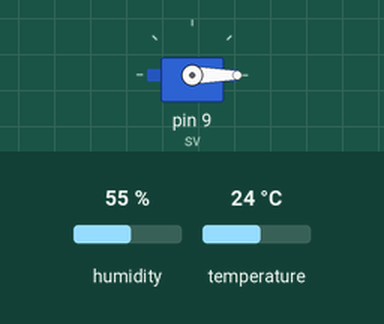
Recording of a sketch running on a simulated Arduino Uno, built with avr-gcc and run on an emulated ATmega328P. Shown: servo. Inputs (shaded band) come from the test bench; at power-on: humidity 55 %, temperature 24 °C. What the sketch prints to the serial monitor is not drawn.

Above: at 2.2 s.
2.3 s: humidity set to 74 %
6.0 s: humidity set to 77 %
At 6.0 s:
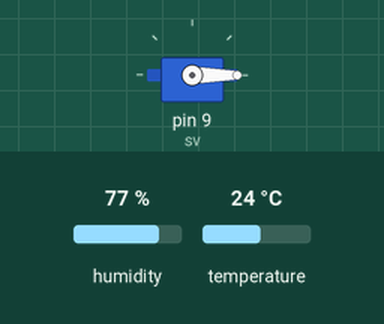
Timing chart, 0 to 9.0 s (numbered marks = the images above; inputs shaded):
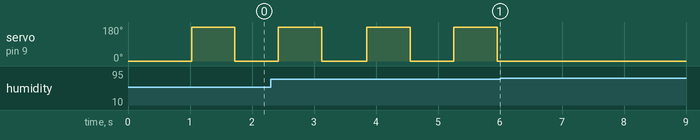

The sketch:

servo-ndda.ino
```cpp
#include <DHT.h>
#include <Servo.h>

#define DHTPin 4
#define DHTType DHT11

DHT dht(DHTPin, DHTType);
Servo sv;

void setup() {
  Serial.begin(9600);
  dht.begin();
  sv.attach(9);
  sv.write(0);
  delay(1000);
}

void loop() {
  float hum = dht.readHumidity();
  float tempC = dht.readTemperature();
  float tempF = dht.readTemperature(true);

  if (isnan(hum) || isnan(tempC) || isnan(tempF)) {
    delay(2000);
    return;
  }

  Serial.print("Độ ẩm: ");
  Serial.print(hum, 1);
  Serial.print(" %\tNhiệt độ: ");
  Serial.print(tempC, 1);
  Serial.print(" °C\t");
  Serial.print(tempF, 1);
  Serial.println(" °F");

  if (hum > 75) {
    sv.write(0);
    delay(300);
    sv.write(0);
    delay(300);
  } else {
    sv.write(180);
    delay(700);
    sv.write(0);
    delay(700);
  }
}

/*
Cách lắp:
- Cảm biến DHT11:
  + VCC -> 5V
  + GND -> GND
  + DATA -> D4
- Servo:
  + Signal -> D9
  + VCC -> 5V (hoặc nguồn riêng, chung GND)
  + GND -> GND Arduino
*/
```

Measured:
- the behaviour switches between 75 and 76 % on humidity (found by bisection; images 0 and 1)
- after the input at 6.0 s, servo on pin 9 (sv): stops changing and stays 0°
- by itself, servo on pin 9 (sv): alternates 180° for 0.70 s and 0° for 0.71 s
